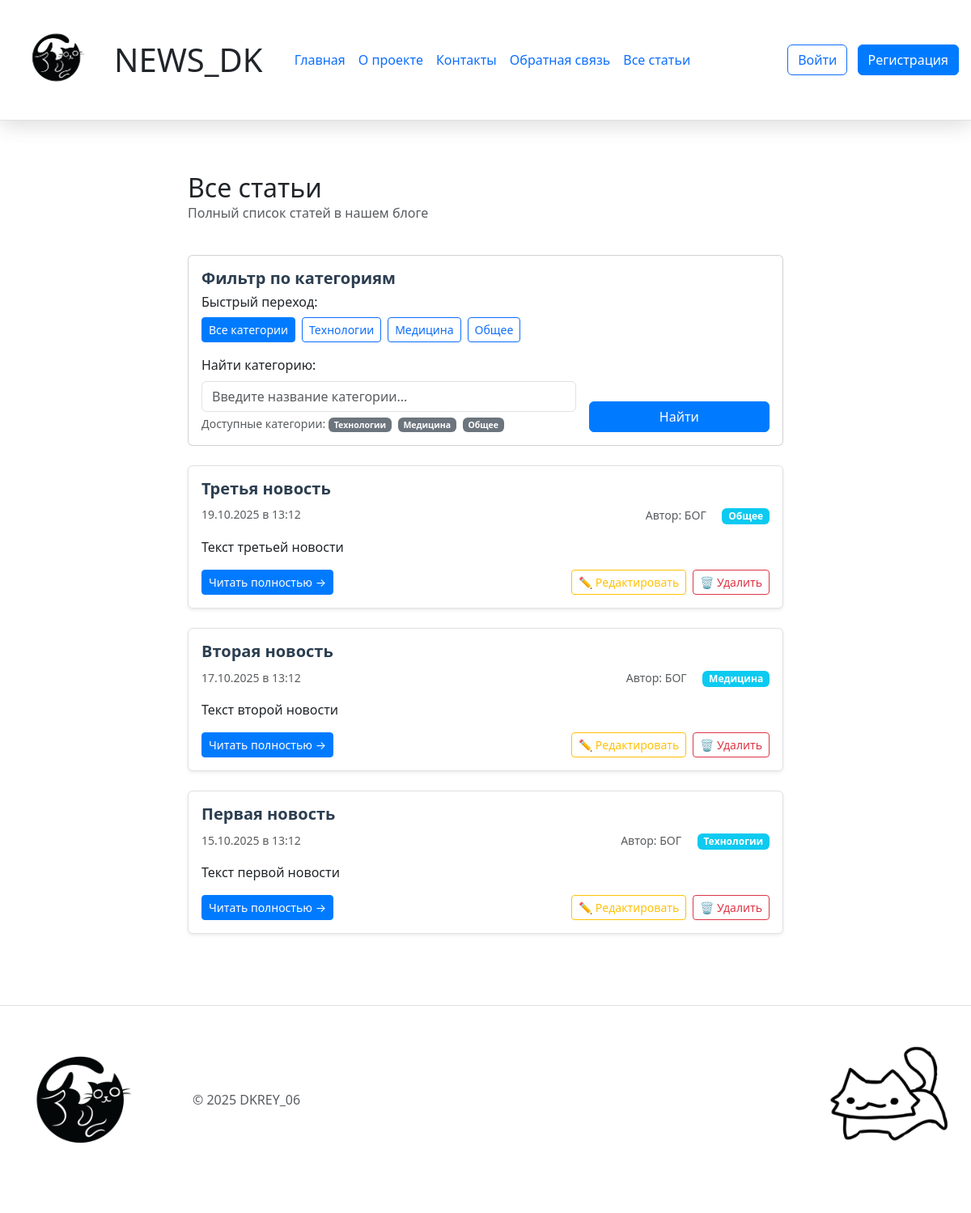
The page /articles on the database its author committed.
### 3.UPG_News_Blog_DK/models.py (models this page shows, shortened)
class Article(db.Model):
    __tablename__ = 'article'
    id = db.Column(db.Integer, primary_key=True)
    title = db.Column(db.String(200), nullable=False)
    text = db.Column(db.Text, nullable=False)
    created_date = db.Column(db.DateTime, default=datetime.now)
    user_id = db.Column(db.Integer, db.ForeignKey('user.id'), nullable=False)
    category = db.Column(db.String(50), nullable=False, default='general')
    comments = db.relationship('Comment', backref='article', lazy=True, cascade='all, delete-orphan')

class User(db.Model, UserMixin):
    __tablename__ = 'user'
    id = db.Column(db.Integer, primary_key=True)
    name = db.Column(db.String(100), nullable=False)
    email = db.Column(db.String(100), nullable=False, unique=True)
    hashed_password = db.Column(db.String(200), nullable=False)
    created_date = db.Column(db.DateTime, default=datetime.now)
    articles = db.relationship('Article', backref='author', lazy=True)

### 3.UPG_News_Blog_DK/app.py (the view)
@app.route("/articles")
def articles():
    category = request.args.get('category', '').strip()
    if category:
        return articles_by_category(category)
    articles = get_articles()
    return render_template('articles.html', articles=articles)

### 3.UPG_News_Blog_DK/app.py (called while the page is built)
def get_articles(category=None):
    query = Article.query
    if category:
        query = query.filter_by(category=category)
    articles_from_db = query.order_by(Article.created_date.desc()).all()
    articles = []
    for article in articles_from_db:
        articles.append({
            'id': article.id,
            'title': article.title,
            'date': article.created_date,
            'preview': article.text[:100] + '...' if len(article.text) > 100 else article.text,
            'content': article.text,
            'author': article.author.name,
            'category': article.category
        })
    return articles

def get_categories():
    categories = db.session.query(Article.category).distinct().all()
    return [category[0] for category in categories]

@app.context_processor
def inject_today():
    return {'today': datetime.now().date()}

@app.context_processor
def inject_categories():
    categories = get_categories()
    return {'categories': categories}

@app.context_processor
def inject_current_user():
    return {'current_user': current_user}

### 3.UPG_News_Blog_DK/templates/articles.html (shortened to what this page needs)
{% extends 'base.html' %}
{% block content %}
<div class="container">
	<div class="row align-items-center mb-4">
		<div class="col">
			<h2 class="mb-0">
				{% if current_category %}
				Статьи в категории: "{{ current_category }}"
				{% else %}
				Все статьи
				{% endif %}
			</h2>
			<p class="text-muted">Полный список статей в нашем блоге</p>
		</div>
	</div>
	<div class="card mb-4">
		<div class="card-body">
			<h5 class="card-title">Фильтр по категориям</h5>
			<div class="categories-nav mb-3">
				<h6>Быстрый переход:</h6>
				<div class="d-flex flex-wrap gap-2">
					<a href="{{ url_for('articles') }}"
						class="btn {% if not current_category %}btn-primary{% else %}btn-outline-primary{% endif %} btn-sm">
						Все категории
					</a>
					{% for cat in categories %}
					<a href="{{ url_for('articles_by_category', category=cat) }}"
						class="btn {% if current_category == cat %}btn-primary{% else %}btn-outline-primary{% endif %} btn-sm">
						{{ cat }}
					</a>
					{% endfor %}
				</div>
			</div>
			<form method="GET" action="{{ url_for('articles') }}" class="row g-3">
				<div class="col-md-8">
					<label for="category_search" class="form-label">Найти категорию:</label>
					<input type="text" class="form-control" id="category_search" name="category"
						value="{{ current_category if current_category else '' }}"
						placeholder="Введите название категории...">
					<div class="form-text">
						Доступные категории:
						{% for cat in categories %}
						<span class="badge bg-secondary me-1">{{ cat }}</span>
						{% endfor %}
					</div>
				</div>
				<div class="col-md-4 d-flex align-items-end">
					<div class="btn-group w-100">
						<button type="submit" class="btn btn-primary">Найти</button>
					</div>
				</div>
			</form>
		</div>
	</div>
	{% if articles %}
	<div class="row">
		{% for article in articles %}
		<div class="col-12 mb-4">
			<div class="card news-card h-100 shadow-sm">
				<div class="card-body">
					<div class="d-flex justify-content-between align-items-start mb-2">
						<h5 class="card-title mb-0">{{ article.title }}</h5>
					</div>
					<div class="d-flex justify-content-between align-items-center mb-3">
						<p class="card-text text-muted small mb-0">
							 {{ article.date.strftime('%d.%m.%Y в %H:%M') }}
						</p>
						<div>
							{% if article.author %}
							<span class="card-text text-muted small me-3">
								Автор: {{ article.author }}
							</span>
							{% endif %}
							<span class="badge bg-info">{{ article.category }}</span>
						</div>
					</div>
					<p class="card-text mb-3">{{ article.preview }}</p>
					<div class="row align-items-center">
						<div class="col-md-6">
							<a href="{{ url_for('news', id=article.id) }}" class="btn btn-primary btn-sm">
								Читать полностью →
							</a>
						</div>
						<div class="col-md-6 text-md-end mt-2 mt-md-0">
							<a href="{{ url_for('edit_article', id=article.id) }}"
								class="btn btn-outline-warning btn-sm me-1">
								✏️ Редактировать
							</a>
							<form action="{{ url_for('delete_article', id=article.id) }}" method="POST" class="d-inline"
								onsubmit="return confirm('Удалить статью?')">
								<button type="submit" class="btn btn-outline-danger btn-sm">
									🗑️ Удалить
								</button>
							</form>
						</div>
					</div>
				</div>
			</div>
		</div>
		{% endfor %}
	</div>
	{% endif %}
</div>
{% endblock %}

### 3.UPG_News_Blog_DK/templates/base.html (shortened to what this page needs)
<!DOCTYPE html>
<html lang="en">
<head>
	<link href="https://cdn.jsdelivr.net/npm/bootstrap@5.3.8/dist/css/bootstrap.min.css" rel="stylesheet"
>
	<link rel="stylesheet" href="{{url_for('static',filename='css/main.css')}}">
	<link rel="stylesheet" href="{{url_for('static',filename='css/index.css')}}">
	<link rel="stylesheet" href="{{url_for('static',filename='css/contact.css')}}">
	<link rel="stylesheet" href="{{url_for('static',filename='css/news_detail.css')}}">
</head>
<body>
	<div class="page">
		<header
			class="d-flex flex-wrap align-items-center justify-content-center justify-content-md-between py-3 mb-4 border-bottom">
			<div class="d-flex align-items-center">
				<div class="me-3">
					<a href="/" class="d-inline-flex link-body-emphasis text-decoration-none">
						<img class='header_img' src="{{url_for('static',filename='images/LogoCat.png')}}"
							alt="Logo_Cat">
					</a>
				</div>
				<div>
					<h1 class="mb-0">NEWS_DK</h1>
				</div>
			</div>
			<ul class="nav col-12 col-md-auto mb-2 justify-content-center mb-md-0">
				<li><a href="{{url_for('index')}}" class="nav-link px-2">Главная</a></li>
				<li><a href="{{url_for('about')}}" class="nav-link px-2">О проекте</a></li>
				<li><a href="{{url_for('contact')}}" class="nav-link px-2">Контакты</a></li>
				<li><a href="{{url_for('feedback')}}" class="nav-link px-2">Обратная связь</a></li>
				<li><a href="{{url_for('articles')}}" class="nav-link px-2">Все статьи</a></li>
			</ul>
			<div class="col-md-3 text-end">
				{% if current_user.is_authenticated %}
				<div class="d-flex align-items-center gap-2">
					<span class="text-muted">Привет, {{ current_user.name }}!</span>
					<a href="{{ url_for('create_article') }}" class="btn btn-outline-success btn-sm">Создать статью</a>
					<a href="{{ url_for('logout') }}" class="btn btn-outline-danger btn-sm">Выйти</a>
				</div>
				{% else %}
				<a href="{{ url_for('login') }}" class="btn btn-outline-primary me-2">Войти</a>
				<a href="{{ url_for('register') }}" class="btn btn-primary">Регистрация</a>
				{% endif %}
			</div>
		</header>
		<div class="content">
			{% block content %}{% endblock %}
		</div>
		<footer class="d-flex flex-wrap justify-content-between align-items-center py-3 my-4 border-top">
			<div class="col-md-4 d-flex align-items-center">
				<img class='footer1_img' src="{{url_for('static',filename='images/LogoCat.png')}}" alt="Logo_Cat">
				<a href="/" class="mb-3 me-2 mb-md-0 text-body-secondary text-decoration-none lh-1"
					aria-label="Bootstrap">
					<svg class="bi" width="30" height="24" aria-hidden="true">
						<use xlink:href="#bootstrap"></use>
					</svg>
				</a>
				<span class="mb-3 mb-md-0 text-body-secondary">© 2025 DKREY_06</span>
			</div>
			<ul class="nav col-md-4 justify-content-end list-unstyled d-flex">
				<li class="ms-3">
					<a class="text-body-secondary" href="#" aria-label="Instagram"><svg class="bi" width="24"
							height="24" aria-hidden="true">
							<use xlink:href="#instagram"></use>
						</svg></a>
				</li>
				<li class="ms-3">
					<a class="text-body-secondary" href="#" aria-label="Facebook"><svg class="bi" width="24"
							height="24">
							<use xlink:href="#facebook"></use>
						</svg></a>
				</li>
			</ul>
			<img class='footer2_img' src="{{url_for('static',filename='images/CatQ.jpg')}}" alt="Logo_Cat">
		</footer>
	</div>
</body>
</html>
</html>

### 3.UPG_News_Blog_DK/static/css/main.css (style rules this page uses)
body { background-color: white; }
header { position: sticky; top: 0; padding: 15px; z-index: 1000; background-color: white; -webkit-box-shadow: 0 5px 25px rgba(0, 0, 0, 0.15); box-shadow: 0 5px 25px rgba(0, 0, 0, 0.15); }
.header_img { max-width: 110px; }
.footer1_img { width: 50%; max-width: 200px; }
.footer2_img { margin-right: 25px; width: 50%; max-width: 150px; }
.page { display: flex; flex-direction: column; min-height: 100vh; }
.content { max-width: 100vh; margin: 0 auto; padding: 40px 20px; flex: 1 1 auto; }

### 3.UPG_News_Blog_DK/static/css/index.css (style rules this page uses)
.news-card { border: 1px solid #e0e0e0; transition: transform 0.2s ease-in-out; }
.card-title { color: #2c3e50; font-weight: 600; }
.btn-primary { background-color: #007bff; border-color: #007bff; }
h2 { margin-bottom: 50px; }

### rows shown on the page
Article: category "Технологии", title "Первая новость", date "15.10.2025 в 13:12", category "Технологии", preview "Текст первой новости"
Article: category "Медицина", title "Вторая новость", date "17.10.2025 в 13:12", category "Медицина", preview "Текст второй новости"
Article: category "Общее", title "Третья новость", date "19.10.2025 в 13:12", category "Общее", preview "Текст третьей новости"
User: author "БОГ" "БОГ" "БОГ"
